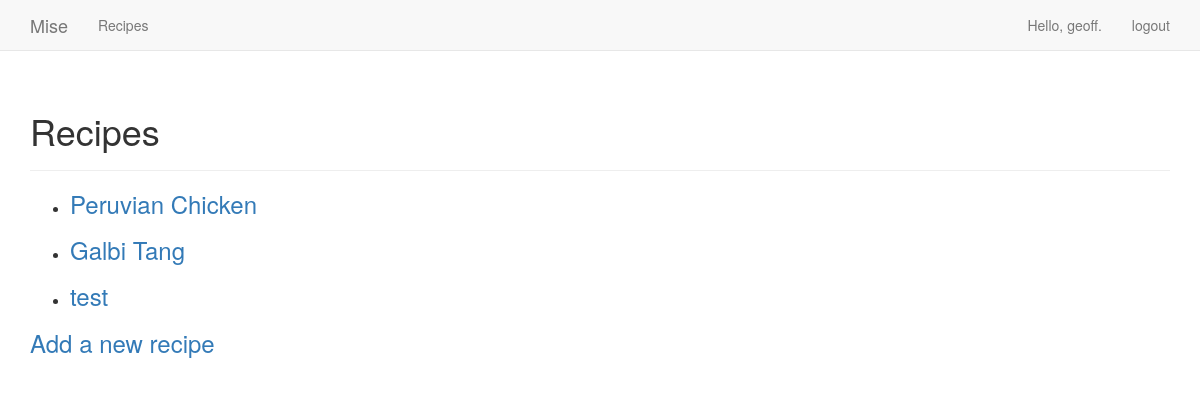
Before: /username/recipes/ (signed in) with the older database file.
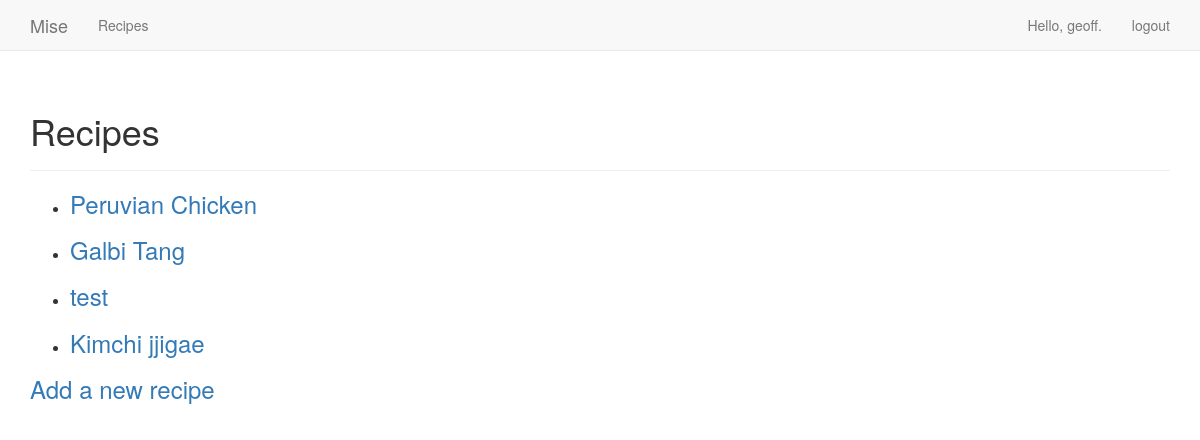
After: the same page with the newer database file.
### cookbook/models.py (models this page shows)
class Recipe(models.Model):
    text = models.CharField(max_length=200)
    date_added = models.DateTimeField(auto_now_add=True)
    owner = models.ForeignKey(User, models.CASCADE)
    def __str__(self):
        return self.text

### cookbook/views.py (the view)
# urls.py: url(r'^username/recipes/$', views.recipes, name='recipes'),
@login_required
def recipes(request):
    recipes = Recipe.objects.filter(owner=request.user).order_by('date_added')
    context = {'recipes': recipes}
    return render(request, 'cookbook/recipes.html', context)

### cookbook/templates/cookbook/recipes.html
{% extends "cookbook/base.html" %}
{% block header %}
  <h1>Recipes</h1>
{% endblock header %}
{% block content %}
  <ul>
    {% for recipe in recipes %}
      <li>
        <h3>
          <a href="{% url 'cookbook:recipe' recipe.id %}">
            {{ recipe }}
          </a>
        </h3>
      </li>
    {% empty %}
      <li>No topics have been added yet.</li>
    {% endfor %}
  </ul>
  <h3><a href="{% url 'cookbook:new_recipe' %}">Add a new recipe</h3>
{% endblock content %}

Changed rows visible on the page:
added Recipe: text "Kimchi jjigae"
